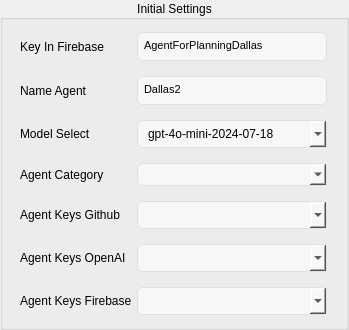
             <widget class="QGroupBox" name="groupBox_3">
              <property name="title">
               <string>Initial Settings</string>
              </property>
              <property name="alignment">
               <set>Qt::AlignCenter</set>
              </property>
              <layout class="QGridLayout" name="gridLayout_16">
               <item row="0" column="0">
                <layout class="QGridLayout" name="gridLayout_15">
                 <property name="leftMargin">
                  <number>6</number>
                 </property>
                 <property name="topMargin">
                  <number>1</number>
                 </property>
                 <property name="rightMargin">
                  <number>8</number>
                 </property>
                 <property name="bottomMargin">
                  <number>1</number>
                 </property>
                 <property name="horizontalSpacing">
                  <number>5</number>
                 </property>
                 <property name="verticalSpacing">
                  <number>15</number>
                 </property>
                 <item row="5" column="1">
                  <widget class="QComboBox" name="AgentCategory">
                   <property name="sizePolicy">
                    <sizepolicy hsizetype="Fixed" vsizetype="Fixed">
                     <horstretch>0</horstretch>
                     <verstretch>0</verstretch>
                    </sizepolicy>
                   </property>
                   <property name="minimumSize">
                    <size>
                     <width>190</width>
                     <height>23</height>
                    </size>
                   </property>
                   <property name="maximumSize">
                    <size>
                     <width>190</width>
                     <height>23</height>
                    </size>
                   </property>
                   <property name="styleSheet">
                    <string notr="true">QComboBox {
    background-color: #F7F7F7;
    border: 1px solid #E0E0E0;
    border-radius: 5px;  /* Borda arredondada */
    color: black;  /* Cor do texto */
    font-size: 12px;  /* Tamanho da fonte */
    padding: 5px 10px;  /* Espaçamento interno */
}

QComboBox:hover {
    background-color: #EDEDED; /* Fundo ao passar o mouse */
}

QComboBox:pressed {
    background-color: #DCDCDC; /* Fundo ao pressionar */
}

QComboBox QAbstractItemView {
    background-color: #F7F7F7;
    border: 1px solid #E0E0E0;
    selection-background-color: #EDEDED;
    selection-color: black;
    border-radius: 10px;  /* Borda arredondada para a lista */
    font-size: 16px; /* Ajuste de fonte para itens */
}
</string>
                   </property>
                  </widget>
                 </item>
                 <item row="1" column="0">
                  <widget class="QLabel" name="label_7">
                   <property name="text">
                    <string>Name Agent</string>
                   </property>
                  </widget>
                 </item>
                 <item row="0" column="0">
                  <widget class="QLabel" name="label_6">
                   <property name="text">
                    <string>Key In Firebase</string>
                   </property>
                  </widget>
                 </item>
                 <item row="5" column="0">
                  <widget class="QLabel" name="label_15">
                   <property name="text">
                    <string>Agent Category</string>
                   </property>
                  </widget>
                 </item>
                 <item row="0" column="1">
                  <widget class="QTextEdit" name="KeyInFirebase">
                   <property name="sizePolicy">
                    <sizepolicy hsizetype="Fixed" vsizetype="Fixed">
                     <horstretch>0</horstretch>
                     <verstretch>0</verstretch>
                    </sizepolicy>
                   </property>
                   <property name="minimumSize">
                    <size>
                     <width>190</width>
                     <height>29</height>
                    </size>
                   </property>
                   <property name="maximumSize">
                    <size>
                     <width>190</width>
                     <height>29</height>
                    </size>
                   </property>
                   <property name="styleSheet">
                    <string notr="true">            QTextEdit {
                border: 1px solid #E0E0E0;
                padding: 2px;
                border-radius: 5px;
                background-color: #F7F7F7;
                color: black;  /* Cor do texto alterada para preto */
            }</string>
                   </property>
                   <property name="html">
                    <string>&lt;!DOCTYPE HTML PUBLIC "-//W3C//DTD HTML 4.0//EN" "http://www.w3.org/TR/REC-html40/strict.dtd"&gt;
&lt;html&gt;&lt;head&gt;&lt;meta name="qrichtext" content="1" /&gt;&lt;style type="text/css"&gt;
p, li { white-space: pre-wrap; }
&lt;/style&gt;&lt;/head&gt;&lt;body style=" font-family:'MS Shell Dlg 2'; font-size:8.25pt; font-weight:400; font-style:normal;"&gt;
&lt;p style=" margin-top:0px; margin-bottom:0px; margin-left:0px; margin-right:0px; -qt-block-indent:0; text-indent:0px;"&gt;AgentForPlanningDallas&lt;/p&gt;&lt;/body&gt;&lt;/html&gt;</string>
                   </property>
                   <property name="placeholderText">
                    <string>AgentForPlanningDallas</string>
                   </property>
                  </widget>
                 </item>
                 <item row="1" column="1">
                  <widget class="QTextEdit" name="NameAgent">
                   <property name="sizePolicy">
                    <sizepolicy hsizetype="Fixed" vsizetype="Fixed">
                     <horstretch>0</horstretch>
                     <verstretch>0</verstretch>
                    </sizepolicy>
                   </property>
                   <property name="minimumSize">
                    <size>
                     <width>190</width>
                     <height>29</height>
                    </size>
                   </property>
                   <property name="maximumSize">
                    <size>
                     <width>190</width>
                     <height>29</height>
                    </size>
                   </property>
                   <property name="styleSheet">
                    <string notr="true">            QTextEdit {
                border: 1px solid #E0E0E0;
                padding: 2px;
                border-radius: 5px;
                background-color: #F7F7F7;
                color: black;  /* Cor do texto alterada para preto */
            }</string>
                   </property>
                   <property name="html">
                    <string>&lt;!DOCTYPE HTML PUBLIC "-//W3C//DTD HTML 4.0//EN" "http://www.w3.org/TR/REC-html40/strict.dtd"&gt;
&lt;html&gt;&lt;head&gt;&lt;meta name="qrichtext" content="1" /&gt;&lt;style type="text/css"&gt;
p, li { white-space: pre-wrap; }
&lt;/style&gt;&lt;/head&gt;&lt;body style=" font-family:'MS Shell Dlg 2'; font-size:8.25pt; font-weight:400; font-style:normal;"&gt;
&lt;p style=" margin-top:0px; margin-bottom:0px; margin-left:0px; margin-right:0px; -qt-block-indent:0; text-indent:0px;"&gt;Dallas2&lt;/p&gt;&lt;/body&gt;&lt;/html&gt;</string>
                   </property>
                   <property name="placeholderText">
                    <string>Dallas</string>
                   </property>
                  </widget>
                 </item>
                 <item row="4" column="0">
                  <widget class="QLabel" name="label_8">
                   <property name="text">
                    <string>Model Select</string>
                   </property>
                  </widget>
                 </item>
                 <item row="6" column="0">
                  <widget class="QLabel" name="label_28">
                   <property name="text">
                    <string>Agent Keys Github</string>
                   </property>
                  </widget>
                 </item>
                 <item row="6" column="1">
                  <widget class="QComboBox" name="AgentKeysGithub">
                   <property name="styleSheet">
                    <string notr="true">QComboBox {
    background-color: #F7F7F7;
    border: 1px solid #E0E0E0;
    border-radius: 5px;  /* Borda arredondada */
    color: black;  /* Cor do texto */
    font-size: 12px;  /* Tamanho da fonte */
    padding: 5px 10px;  /* Espaçamento interno */
}

QComboBox:hover {
    background-color: #EDEDED; /* Fundo ao passar o mouse */
}

QComboBox:pressed {
    background-color: #DCDCDC; /* Fundo ao pressionar */
}

QComboBox QAbstractItemView {
    background-color: #F7F7F7;
    border: 1px solid #E0E0E0;
    selection-background-color: #EDEDED;
    selection-color: black;
    border-radius: 10px;  /* Borda arredondada para a lista */
    font-size: 16px; /* Ajuste de fonte para itens */
}
</string>
                   </property>
                  </widget>
                 </item>
                 <item row="7" column="0">
                  <widget class="QLabel" name="label_34">
                   <property name="text">
                    <string>Agent Keys OpenAI</string>
                   </property>
                  </widget>
                 </item>
                 <item row="7" column="1">
                  <widget class="QComboBox" name="AgentKeysOpenAI">
                   <property name="styleSheet">
                    <string notr="true">QComboBox {
    background-color: #F7F7F7;
    border: 1px solid #E0E0E0;
    border-radius: 5px;  /* Borda arredondada */
    color: black;  /* Cor do texto */
    font-size: 12px;  /* Tamanho da fonte */
    padding: 5px 10px;  /* Espaçamento interno */
}

QComboBox:hover {
    background-color: #EDEDED; /* Fundo ao passar o mouse */
}

QComboBox:pressed {
    background-color: #DCDCDC; /* Fundo ao pressionar */
}

QComboBox QAbstractItemView {
    background-color: #F7F7F7;
    border: 1px solid #E0E0E0;
    selection-background-color: #EDEDED;
    selection-color: black;
    border-radius: 10px;  /* Borda arredondada para a lista */
    font-size: 16px; /* Ajuste de fonte para itens */
}
</string>
                   </property>
                  </widget>
                 </item>
                 <item row="4" column="1">
                  <widget class="QComboBox" name="ModelSelect">
                   <property name="styleSheet">
                    <string notr="true">QComboBox {
    background-color: #F7F7F7;
    border: 1px solid #E0E0E0;
    border-radius: 5px;  /* Borda arredondada */
    color: black;  /* Cor do texto */
    font-size: 12px;  /* Tamanho da fonte */
    padding: 5px 10px;  /* Espaçamento interno */
}

QComboBox:hover {
    background-color: #EDEDED; /* Fundo ao passar o mouse */
}

QComboBox:pressed {
    background-color: #DCDCDC; /* Fundo ao pressionar */
}

QComboBox QAbstractItemView {
    background-color: #F7F7F7;
    border: 1px solid #E0E0E0;
    selection-background-color: #EDEDED;
    selection-color: black;
    border-radius: 10px;  /* Borda arredondada para a lista */
    font-size: 16px; /* Ajuste de fonte para itens */
}
</string>
                   </property>
                   <item>
                    <property name="text">
                     <string>gpt-4o-mini-2024-07-18</string>
                    </property>
                   </item>
                   <item>
                    <property name="text">
                     <string>gpt-4o-2024-11-20</string>
                    </property>
                   </item>
                  </widget>
                 </item>
                 <item row="8" column="1">
                  <widget class="QComboBox" name="AgentKeysFirebase">
                   <property name="styleSheet">
                    <string notr="true">QComboBox {
    background-color: #F7F7F7;
    border: 1px solid #E0E0E0;
    border-radius: 5px;  /* Borda arredondada */
    color: black;  /* Cor do texto */
    font-size: 12px;  /* Tamanho da fonte */
    padding: 5px 10px;  /* Espaçamento interno */
}

QComboBox:hover {
    background-color: #EDEDED; /* Fundo ao passar o mouse */
}

QComboBox:pressed {
    background-color: #DCDCDC; /* Fundo ao pressionar */
}

QComboBox QAbstractItemView {
    background-color: #F7F7F7;
    border: 1px solid #E0E0E0;
    selection-background-color: #EDEDED;
    selection-color: black;
    border-radius: 10px;  /* Borda arredondada para a lista */
    font-size: 16px; /* Ajuste de fonte para itens */
}
</string>
                   </property>
                  </widget>
                 </item>
                 <item row="8" column="0">
                  <widget class="QLabel" name="label_37">
                   <property name="text">
                    <string>Agent Keys Firebase</string>
                   </property>
                  </widget>
                 </item>
                </layout>
               </item>
              </layout>
             </widget>
